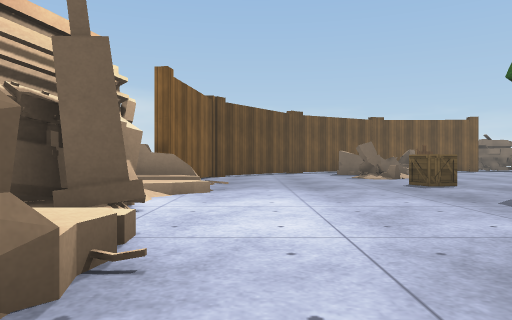
[1] (above)

24 first-person views from a walk through a scene from a Unity 3-D project. The camera is 0.64 m above the floor, looks level and sees 70° across. The floor is counted in squares, 1 m on a side. Each view is taken from the middle of a square. On the plan, view 1 faces up. The plan holds only what a view shows up to about 10 squares ahead; the rest is blank. The place goes on beyond the plan. Surface patterns are stand-ins for the level's own textures.

[2]
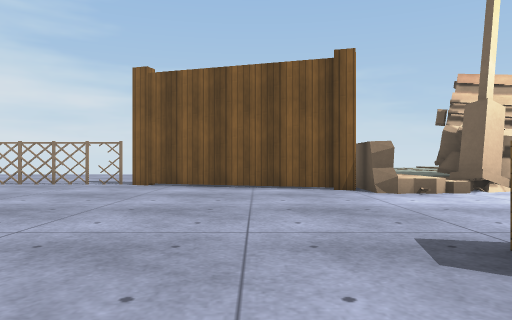

[3]
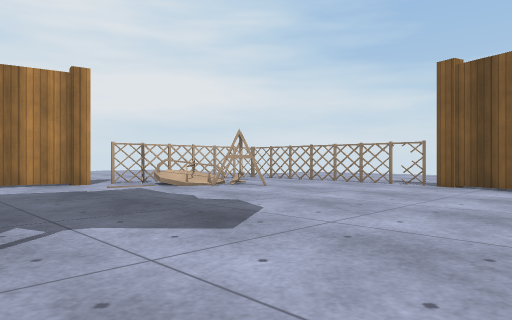

[4]
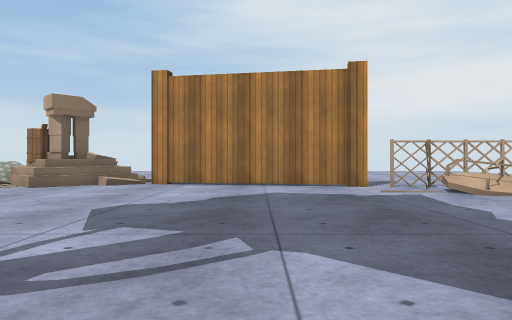

[5]
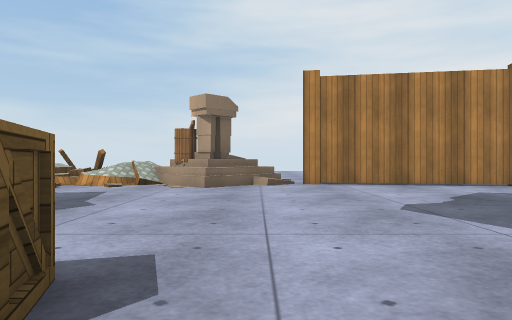

[6]
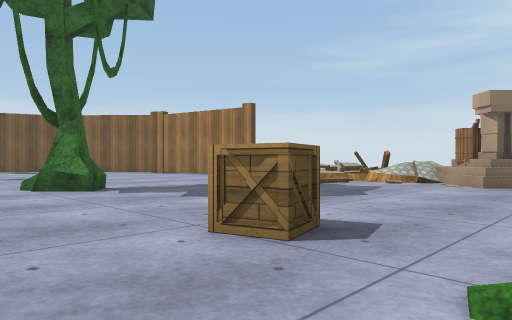

[7]
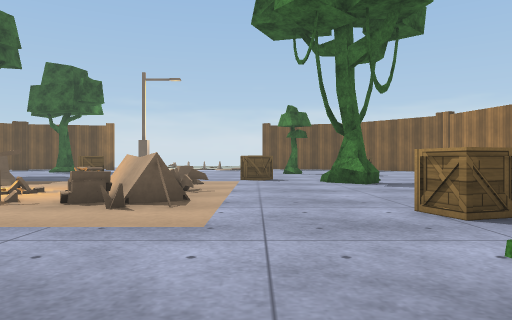

[8]
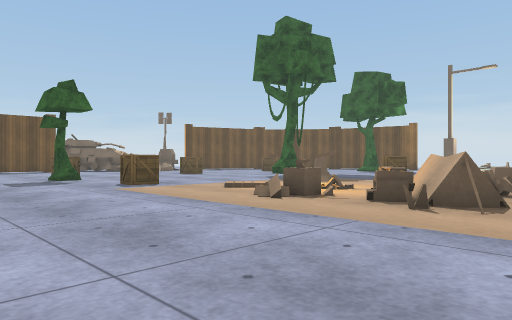

[9]
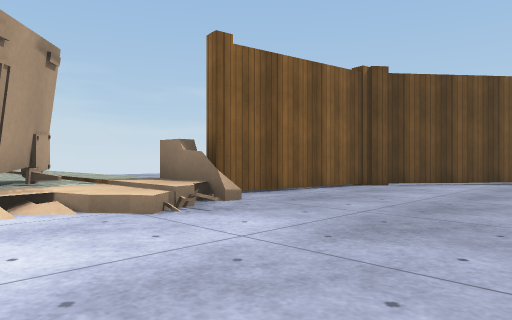

[10]
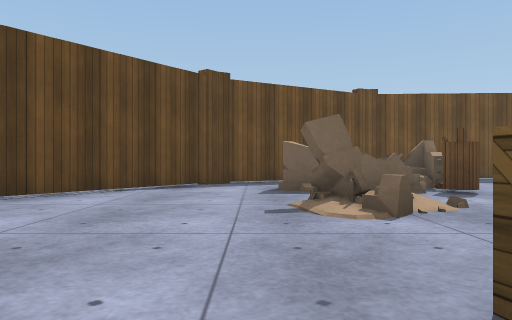

[11]
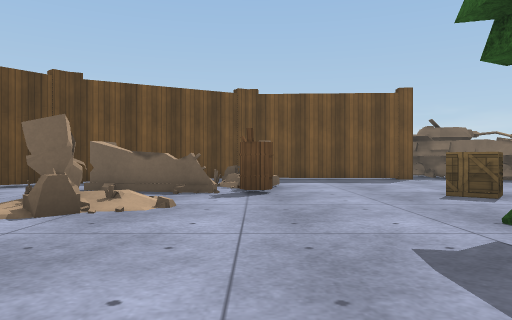

[12]
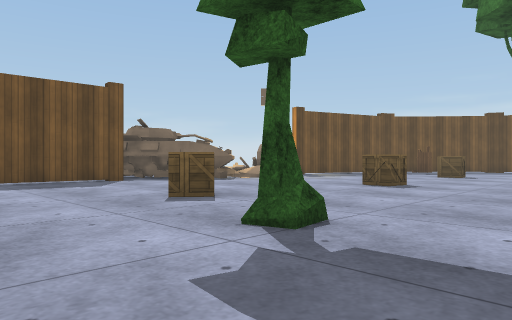

[13]
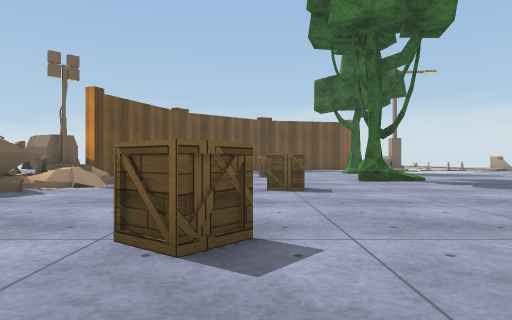

[14]
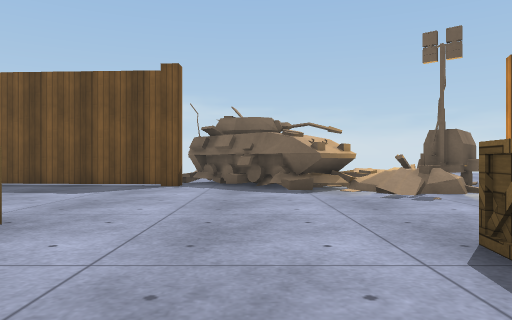

[15]
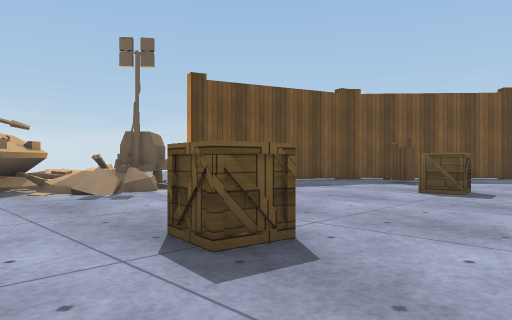

[16]
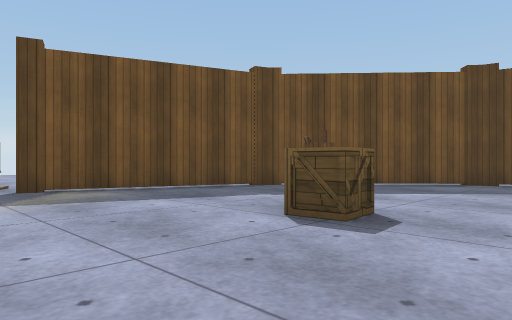

[17]
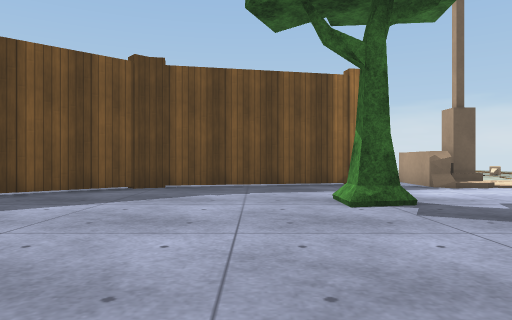

[18]
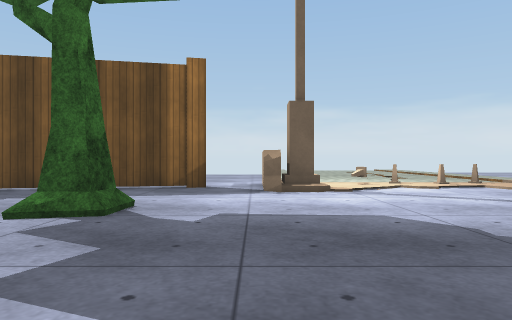

[19]
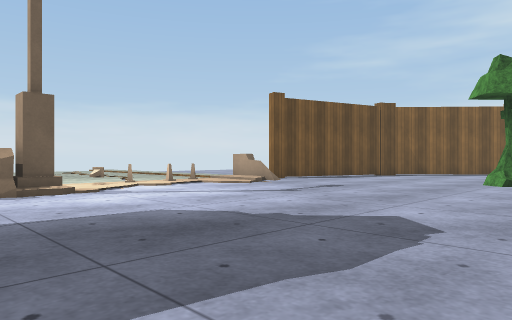

[20]
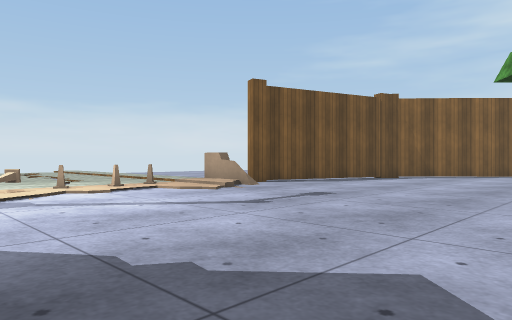

[21]
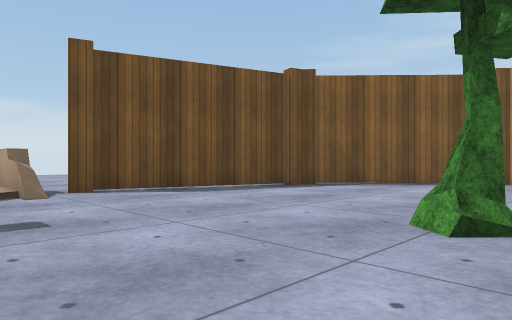

[22]
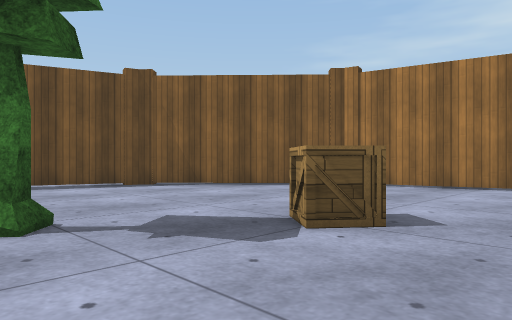

[23]
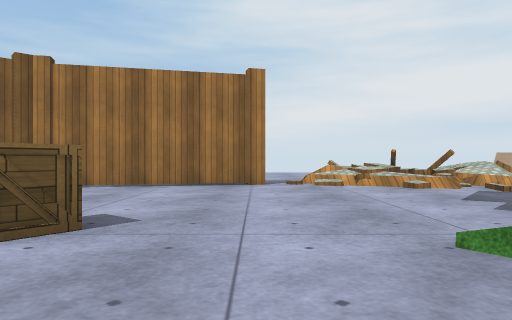

[24]
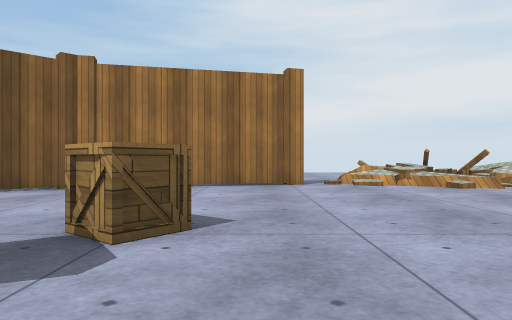

### Floor plan
Key: @ floor where view 1 was taken; # wall or solid block; x gap in a wall; . floor; / step, stairs or slope; = window, fence, low wall or low ledge; ^ raised ledge; C crate; B barrel; T tree; N cone; O other object.
Columns run from 5 left of view 1 to 31 right of it. Each row starts with its distance up from view 1.
 22                       ^
 21                  OOOOO#^O^
 20              ##### OO###OO
 19                    #O####x#^
 18       ^#     .........##...###^
 17       ##.  OO................ #
 16      ##..OO.O.......... ......  #
 15     ##...OOOB...C...... .....B..##
 14    ##....O......C....C.....C.... #
 13    #.....OO..........C.....C.....#^
 12    #......O....T..................#
 11    #...........T........T.........#
 10    #....................TT........#
  9   ##.....CC.....    ....   ...TT..#^
  8    =O...........C    ...  .........^
  7 ON  ......OO.....         ........O^
  6  OOO......  ...     OO    ........O
  5   OO......  ...           ........^^
  4  #OOO....   ...            ........^
  3   OOO...    ...            .......^^
  2    OO...   ....   O        ........^
  1   ##.....O .... OOOO       .......^^
  0   ##.@..... ...  O.O       .......^ ^
 -1   ##..................     .......^^^
 -2   #........ ..........  ...........#
 -3   #.........T/.C......T.....T.....#
 -4   #.........T..CC....TT...........#
 -5  OO.......................C.......#
 -6  O ............... .......C......#^
 -7  #O...............  ............##
 -8   O .O............. ...........##
 -9   O OO/..................... .##
-10      OO............^^....... ##
-11    OOO^O###   ###.^^ ^^  ####
-12            ##^^OB^^^^^ ^x
-13                O

Where each view was taken, in squares from view 1:
view 1: 0 up, 0 right, facing up
view 2: 1 down, 6 right, facing left
view 3: 1 down, 6 right, facing down-left
view 4: 2 down, 5 right, facing down
view 5: 2 down, 9 right, facing down
view 6: 1 down, 8 right, facing down-right
view 7: 1 down, 6 right, facing right
view 8: 1 down, 6 right, facing up-right
view 9: 5 up, 3 right, facing up-left
view 10: 8 up, 3 right, facing up
view 11: 8 up, 7 right, facing up
view 12: 9 up, 7 right, facing up-right
view 13: 14 up, 8 right, facing right
view 14: 11 up, 14 right, facing up
view 15: 11 up, 14 right, facing up-right
view 16: 11 up, 18 right, facing up-right
view 17: 11 up, 20 right, facing right
view 18: 7 up, 21 right, facing right
view 19: 8 up, 21 right, facing down-right
view 20: 6 up, 22 right, facing down-right
view 21: 1 up, 22 right, facing down-right
view 22: 2 down, 19 right, facing down-right
view 23: 2 down, 19 right, facing down
view 24: 2 down, 20 right, facing down
